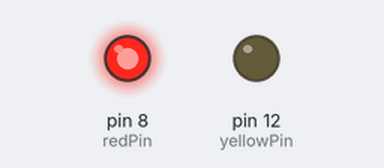
Recording of a sketch running on a simulated Arduino Uno, built with avr-gcc and run on an emulated ATmega328P. On the bench: output pins drawn as LEDs (lit = HIGH).

Above: at 0.2 s.
At 5.2 s:
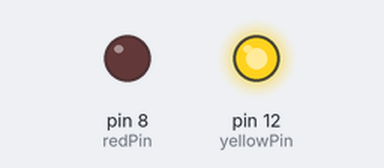
At 8.2 s:
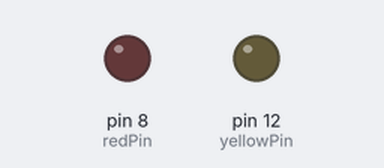
Timing chart, 0 to 11.7 s (numbered marks = the images above):
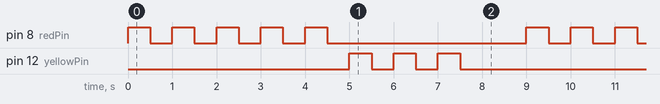

Measured:
- by itself, pin 8 (redPin): repeats every 9.0 s: 4 × (LOW 0.50 s, HIGH 0.50 s), LOW 4.5 s, HIGH 0.50 s
- by itself, pin 12 (yellowPin): repeats every 9.0 s: 2 × (LOW 0.50 s, HIGH 0.50 s), LOW 6.5 s, HIGH 0.50 s
- by itself, everything shown: repeats every 9.0 s, in 16 steps

The sketch:

for_loop.ino
```cpp
 int redPin=8;
 int yellowPin=12;
 int redDelay=500;
 int yellowDelay=500;
 int redBlink=5;
 int yellowBlink=3;
 void setup() {
  // put your setup code here, to run once:
   pinMode(redPin, OUTPUT);
   pinMode(yellowPin, OUTPUT);
   Serial.begin(9600);
}

void loop() {
  // put your main code here, to run repeatedly:
  for(int i=0; i<redBlink; i++){
    digitalWrite(redPin, HIGH);
    delay(redDelay);
    digitalWrite(redPin, LOW);
    delay(redDelay);
  }
  for(int j=0; j<yellowBlink; j++){
    digitalWrite(yellowPin, HIGH);
    delay(yellowDelay);
    digitalWrite(yellowPin, LOW);
    delay(yellowDelay);
  }
  delay(1000);
}
```
